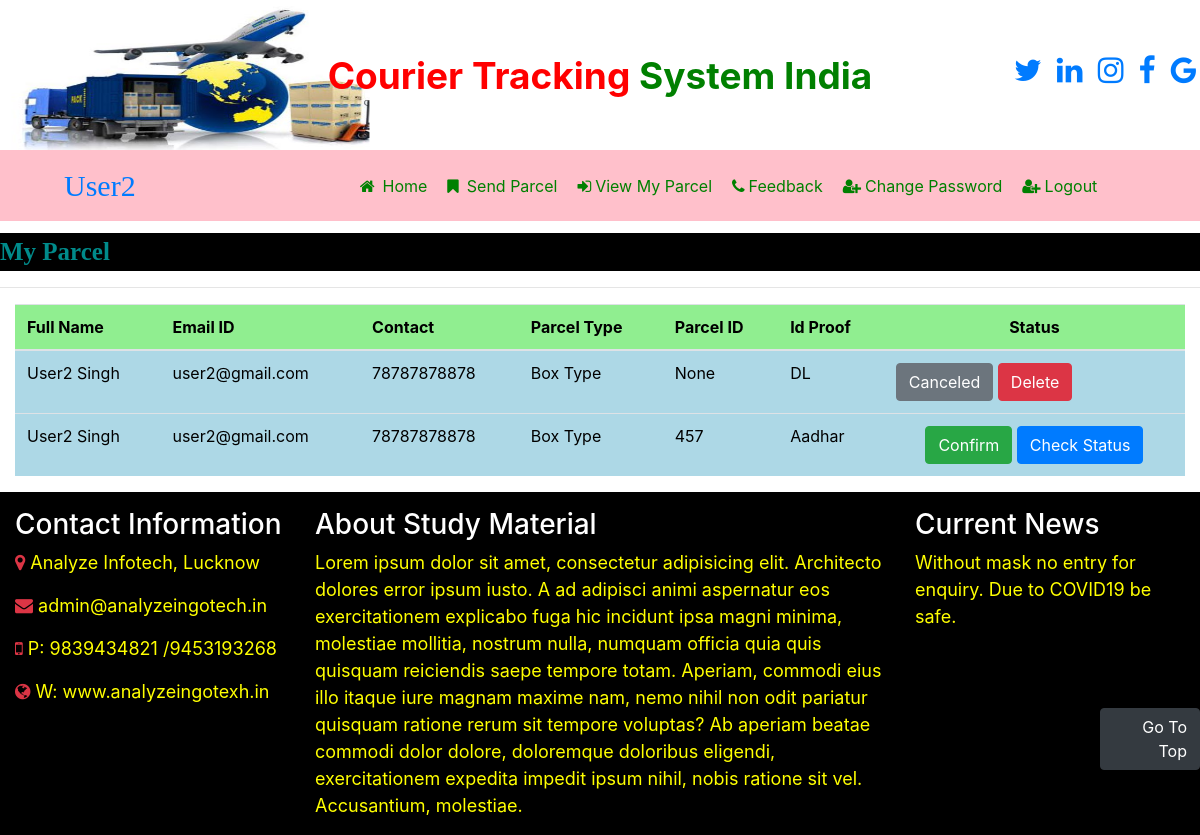
The app's page /view_my_parcel (signed in) with its own data.
### courier/models.py (models this page shows)
class ParcelRequest(models.Model):
    first_name=models.CharField(max_length=40,null=True)
    last_name=models.CharField(max_length=40,null=True)
    email=models.CharField(max_length=40,null=True)
    mobile=models.CharField(max_length=40,null=True)
    parcel_type=models.CharField(max_length=40,null=True)
    request_date=models.CharField(max_length=50,null=True)
    gov_id=models.CharField(max_length=40,null=True)
    gov_no=models.CharField(max_length=40,null=True)
    weight=models.CharField(max_length=40,null=True)
    address=models.CharField(max_length=200,null=True)
    status=models.CharField(max_length=40,null=True)
    parcel_id=models.IntegerField(max_length=50,null=True)

### courier/views.py (the view)
# urls.py: path('view_my_parcel',view_my_parcel,name="view_my_parcel"),
def view_my_parcel(request):
    if not request.user.is_authenticated:
        return redirect('login')
    data = ParcelRequest.objects.all()
    d={'data':data}
    return render(request,'view_my_parcel.html',d)

### courier/templates/view_my_parcel.html (shortened to what this page needs)
{% include 'user_navigation.html' %}
<marquee behavior="alternate" style="font-family: 'Monotype Corsiva'; font-size:25px; color:darkcyan; background-color:black; font-weight:bold; margin-top:1%">
    My Parcel
</marquee>
<hr>
<div class="container-fluid">
<table class="table table-hover " id="example">
    <thead>
    <tr style="background-color: lightgreen; color : black">
        <th>Full Name</th>
        <th>Email ID</th>
        <th>Contact</th>
        <th>Parcel Type</th>
        <th>Parcel ID</th>
        <th>Id Proof</th>
        <th style="text-align:center;">Status</th>
    </tr>
    </thead>
    <tbody style="background-color:lightblue; color: black">
    {% for i in data %}
    {% ifequal i.email user.username %}
    <tr>
        <td>{{i.first_name}} {{i.last_name}}</td>
        <td>{{i.email}}</td>
        <td>{{i.mobile}}</td>
        <td>{{i.parcel_type}}</td>
        <td>{{i.parcel_id}}</td>
        <td>{{i.gov_id}}</td>
        {% ifequal i.status "Confirm" %}
        <td align="center"><a href="#" class="btn btn-success">{{i.status}}</a>
            {% if i.parcel_id is not None %}
            <a href="{% url 'check_status_user' i.parcel_id %}" class="btn btn-primary">Check Status</a>
            {% endif %}
        {% endifequal %}
        </td>
        {% ifequal i.status "Canceled" %}
        <td>
        <a href="#" class="btn btn-secondary">{{i.status}}</a>
        <a href="{% url 'delete_parcel' i.id %}" class="btn btn-danger">Delete</a>
        </td>
        {% endifequal %}
    </tr>
    {% endifequal %}
    {% endfor %}
    </tbody>
</table>
</div>
{% include 'footer.html' %}

### courier/templates/user_navigation.html (shortened to what this page needs)
<html>
<head>
    {% load static %}
  <link rel="stylesheet" href="https://maxcdn.bootstrapcdn.com/bootstrap/4.5.2/css/bootstrap.min.css">
 <link rel="stylesheet" href="https://cdnjs.cloudflare.com/ajax/libs/font-awesome/4.7.0/css/font-awesome.min.css">
</head>
<body>
<div >
    <div class="row">
        <div class="col-sm-3 ">
                  <img src="{% static 'images/cr2.png' %}" width="380px" height="150px" title="Room Booking">
        </div>
        <div class="col-sm-6 mt-5 text-center">
                  <span style="font-weight: bold; font-size:37px">
                        <span style="color:red">Courier Tracking</span>
                        <span style="color:green">System India</span>
                  </span>
        </div>
        <div class="col-sm-3 mt-5" style="padding-left:8%">
            <span style="font-weight:bold ; font-size:30px">
                <span><a href="https://twitter.com/" target="_blank"> <i class="fa fa-twitter pl-2"></i></a></span>
                <span><a href="https://in.linkedin.com/" target="_blank"><i class="fa fa-linkedin pl-2"></i></a></span>
                <span><a href="https://www.instagram.com/" target="_blank"><i class="fa fa-instagram pl-2"></i></a></span>
                <span><a href="https://www.facebook.com/" target="_blank"><i class="fa fa-facebook pl-2"></i></a></span>
                <span><a href="https://www.google.com/" target="_blank"><i class="fa fa-google pl-2"></i></a></span>
            </span>
        </div>
    </div>
</div>
<nav class="navbar navbar-expand-sm" style="background-color:pink">
    <a class="navbar-brand text-red pl-5 font-weight" style="font-family:'elephant'; font-size:30px">{{request.user.first_name}}</a>
<ul class="navbar-nav">
    <li class="nav-item">
        <a class="nav-link" href="{% url 'user_home' %}" style="margin-left:200px"><i class="fa fa-home mr-2"></i>Home</a>
    </li>
    <li class="nav-item">
        <a class="nav-link" href="{% url 'send_parcel' %}"><i class="fa fa-bookmark mr-2"></i>Send Parcel</a>
    </li>
    <li class="nav-item">
        <a class="nav-link" href="{% url 'view_my_parcel' %}"><i class="fa fa-sign-in mr-1"></i>View My Parcel</a>
    </li>
    <li class="nav-item">
        <a class="nav-link" href="{% url 'feedback' %}"><i class="fa fa-phone mr-1"></i>Feedback</a>
    </li>
    <li class="nav-item">
        <a class="nav-link" href="{% url 'change_passworduser' %}"><i class="fa fa-user-plus mr-1"></i>Change Password</a>
    </li>
    <li class="nav-item">
        <a class="nav-link" href="{% url 'Logout' %}"><i class="fa fa-user-plus mr-1"></i>Logout</a>
    </li>
</ul>
</nav>
</body>
</html>

### courier/templates/user_navigation.html (style rules this page uses)
.nav-link { color:green !important; margin-right: 4px }

### records on screen
ParcelRequest: first_name "User2", last_name "Singh", email "user2@gmail.com", mobile "78787878878", parcel_type "Box Type", parcel_id "None", gov_id "DL", status "Canceled"
ParcelRequest: first_name "User2", last_name "Singh", email "user2@gmail.com", mobile "78787878878", parcel_type "Box Type", parcel_id "457", gov_id "Aadhar", status "Confirm", shows "Check Status"

### other values on screen
{{ request.user.first_name }} "User2"
